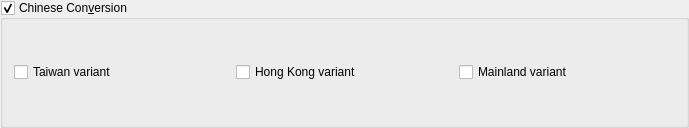
<?xml version="1.0" encoding="UTF-8"?>
<ui version="4.0">
 <class>ChineseConversion</class>
 <widget class="QGroupBox" name="ChineseConversion">
  <property name="geometry">
   <rect>
    <x>0</x>
    <y>0</y>
    <width>689</width>
    <height>128</height>
   </rect>
  </property>
  <property name="sizePolicy">
   <sizepolicy hsizetype="Preferred" vsizetype="Preferred">
    <horstretch>0</horstretch>
    <verstretch>0</verstretch>
   </sizepolicy>
  </property>
  <property name="windowTitle">
   <string>Chinese Conversion</string>
  </property>
  <property name="toolTip">
   <string>Enable conversion between simplified and traditional Chinese characters</string>
  </property>
  <property name="title">
   <string>Chinese Con&amp;version</string>
  </property>
  <property name="checkable">
   <bool>true</bool>
  </property>
  <layout class="QGridLayout" name="gridLayout">
   <item row="0" column="0">
    <widget class="QCheckBox" name="enableSCToTWConversion">
     <property name="toolTip">
      <string>Enable conversion from simplified characters to traditional (Taiwan variant) characters</string>
     </property>
     <property name="text">
      <string>Taiwan variant</string>
     </property>
    </widget>
   </item>
   <item row="0" column="1">
    <widget class="QCheckBox" name="enableSCToHKConversion">
     <property name="toolTip">
      <string>Enable conversion from simplified characters to traditional (Hong Kong variant) characters</string>
     </property>
     <property name="text">
      <string>Hong Kong variant</string>
     </property>
    </widget>
   </item>
   <item row="0" column="2">
    <widget class="QCheckBox" name="enableTCToSCConversion">
     <property name="toolTip">
      <string>Enable conversion from traditional characters to simplified characters</string>
     </property>
     <property name="text">
      <string>Mainland variant</string>
     </property>
    </widget>
   </item>
  </layout>
 </widget>
 <resources/>
 <connections/>
</ui>
